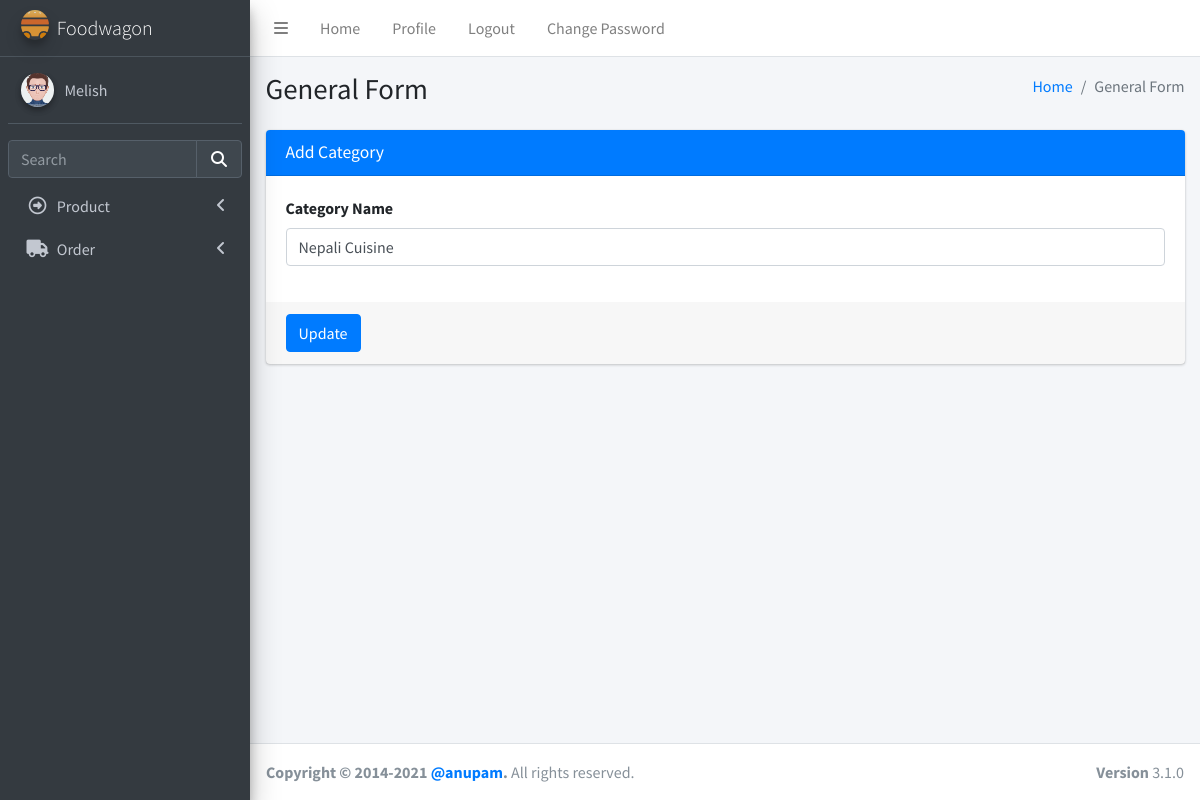
/product/updatecategory/1/ (signed in), run on the app's committed database.
### login/models.py (models this page shows, shortened)
class User(AbstractBaseUser):
    email = models.EmailField(max_length=255, unique=True, default="a@gmail.com")
    address = models.TextField(max_length=30, blank=True)
    first_name = models.TextField(max_length=30, blank=True, default="eg aster")
    last_name = models.TextField(max_length=30, blank=True)
    is_staff = models.BooleanField(default=False)  # non super-user
    is_active = models.BooleanField(default=False)
    admin = models.BooleanField(default=False)  # a superuser
    last_login = models.DateTimeField(blank=True, null=True, verbose_name="last login")
    profile_pic = models.ImageField(blank=True, null=True, upload_to="images/user/")
    USERNAME_FIELD = "email"
    objects = UserManager()

### product/models.py (models this page shows, shortened)
class Categories(models.Model):
    name = models.CharField(max_length=100, default="street food", unique=True)
    status = models.BooleanField(default=True)

### product/views.py (the view, shortened to what this page needs)
# urls.py: path("updatecategory/<int:id>/", views.update_category, name="updatecategory"),
def update_category(request, id):
    data = Categories.objects.get(pk=id)
    fm = CategoryAddForm(instance=data)
    return render(request, "admin/updatecategory.html", {"forms": fm})

### product/forms.py (shortened to what this page needs)
class CategoryAddForm(forms.ModelForm):
    class Meta:
        model = Categories
        fields = ["name"]
        error_messages = {
            "name": {"required": ""},
        }
        widgets = {
            "name": forms.TextInput(
                attrs={
                    "class": "form-control",
                }
            ),
        }

### templates/admin/updatecategory.html (shortened to what this page needs)
{%extends "admin/base.html" %} {% load static %}
{% block csspart %}
<link rel="stylesheet" href="{%static 'plugins/fontawesome-free/css/all.min.css' %}" />
<link rel="stylesheet" href="{%static 'dist/css/adminlte.min.css' %}" />
</head>
{% endblock csspart %}
{%block bodycontent%}
<body class="hold-transition sidebar-mini">
    <div class="wrapper">
        <div class="content-wrapper">
            <section class="content-header">
                <div class="container-fluid">
                    <div class="row mb-2">
                        <div class="col-sm-6">
                            <h1>General Form</h1>
                        </div>
                        <div class="col-sm-6">
                            <ol class="breadcrumb float-sm-right">
                                <li class="breadcrumb-item"><a href="#">Home</a></li>
                                <li class="breadcrumb-item active">General Form</li>
                            </ol>
                        </div>
                    </div>
                </div>
            </section>
            <section class="content">
                <div class="container-fluid">
                    <div class="row">
                        <div class="col-md-12">
                            <div class="card card-primary">
                                <div class="card-header">
                                    <h3 class="card-title">Add Category</h3>
                                </div>
                                <form action="" method="POST" novalidate>
                                    <div class="card-body">
                                        <div class="form-group">
                                            <label for="exampleInputEmail1">Category Name</label>
                                            {{forms.name}}
                                        </div>
                                    </div>
                                    <div class="card-footer">
                                        <button type="submit" class="btn btn-primary">
                                            Update
                                        </button>
                                    </div>
                                </form>
                            </div>
                        </div>
                    </div>
                </div>
            </section>
        </div>
        {%endblock bodycontent%}

### templates/admin/base.html (shortened to what this page needs)
<!DOCTYPE html>
<html lang="en">
{% load static %}
<head>
  {% block csspart %}{% endblock csspart %}
</head>
{% block nav%}
<div class="wrapper">
  <nav class="main-header navbar navbar-expand navbar-white navbar-light">
    <ul class="navbar-nav">
      <li class="nav-item">
        <a class="nav-link" data-widget="pushmenu" href="#" role="button"><i class="fas fa-bars"></i></a>
      </li>
      <li class="nav-item d-none d-sm-inline-block">
        <a href="#" class="nav-link">Home</a>
      </li>
      <li class="nav-item d-none d-sm-inline-block"><a href="{% url 'admins:profile' user.id %}"
          class="nav-link">Profile</a></li>
      <li class="nav-item d-none d-sm-inline-block"><a href="{% url 'login:logout' %}" class="nav-link">Logout</a></li>
      <li class="nav-item d-none d-sm-inline-block" data-toggle="modal" data-target="#myModal"><a href="#"
          class="nav-link">Change Password</a></li>
    </ul>
  </nav>
  <aside class="main-sidebar sidebar-dark-primary elevation-4">
    <a href="index3.html" class="brand-link">
      <img src="{%static 'assets/img/gallery/logo.svg' %}" alt="AdminLTE Logo"
        class="brand-image img-circle elevation-3" style="opacity: 0.8" />
      <span class="brand-text font-weight-light">Foodwagon</span>
    </a>
    <div class="sidebar">
      <div class="user-panel mt-3 pb-3 mb-3 d-flex">
        <div class="image">
          {%if user.profile_pic %}
          <img src="{{ user.profile_pic.url }}" class="img-circle elevation-2" alt="User Image" />
          {% else %}
          <img src="{% static 'image/user.png' %}" class="img-circle elevation-2" alt="User Image" />
          {% endif %}
        </div>
        <div class="info">
          <a href="{% url 'admins:profile' user.id %}" class="d-block">{{ user.first_name }}</a>
        </div>
      </div>
      <div class="form-inline">
        <div class="input-group" data-widget="sidebar-search">
          <input class="form-control form-control-sidebar" type="search" placeholder="Search" aria-label="Search" />
          <div class="input-group-append">
            <button class="btn btn-sidebar">
              <i class="fas fa-search fa-fw"></i>
            </button>
          </div>
        </div>
      </div>
      <nav class="mt-2">
        <ul class="nav nav-pills nav-sidebar flex-column" data-widget="treeview" role="menu" data-accordion="false">
          <li class="nav-item">
            <a href="#" class="nav-link">
              <i class="nav-icon far fa-arrow-alt-circle-right"></i>
              <p>
                Product
                <i class="fas fa-angle-left right"></i>
              </p>
            </a>
          </li>
          <li class="nav-item">
            <a href="#" class="nav-link">
              <i class="nav-icon fas fa-truck"></i>
              <p>Order<i class="fas fa-angle-left right"></i>
              </p>
            </a>
          </li>
        </ul>
      </nav>
    </div>
  </aside>
  {% endblock nav%}
  {% block bodycontent%}
  {% endblock bodycontent%}
  <footer class="main-footer">
    <strong>Copyright &copy; 2014-2021
      <a href="https://adminlte.io">@anupam</a>.</strong>
    All rights reserved.
    <div class="float-right d-none d-sm-inline-block">
      <b>Version</b> 3.1.0
    </div>
  </footer>
</div>
</body>
</html>

### data on the page
User: profile_pic (picture), first_name "Melish"
Categories: name "Nepali Cuisine"
